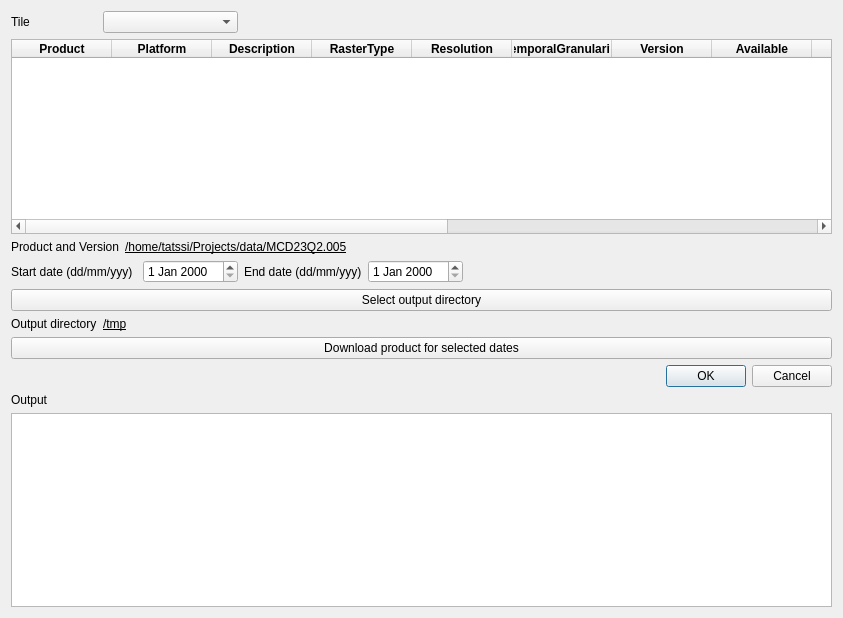
<?xml version="1.0" encoding="UTF-8"?>
<ui version="4.0">
 <class>Downloaders</class>
 <widget class="QDialog" name="Downloaders">
  <property name="geometry">
   <rect>
    <x>0</x>
    <y>0</y>
    <width>843</width>
    <height>618</height>
   </rect>
  </property>
  <property name="windowTitle">
   <string>Downloaders</string>
  </property>
  <layout class="QGridLayout" name="gridLayout">
   <item row="6" column="0">
    <widget class="QLabel" name="label_4">
     <property name="text">
      <string>Output directory</string>
     </property>
    </widget>
   </item>
   <item row="0" column="1" colspan="3">
    <widget class="QComboBox" name="tiles"/>
   </item>
   <item row="9" column="0" colspan="3">
    <widget class="QLabel" name="label_5">
     <property name="text">
      <string>Output</string>
     </property>
    </widget>
   </item>
   <item row="7" column="0" colspan="7">
    <widget class="QPushButton" name="pbDownload">
     <property name="text">
      <string>Download product for selected dates</string>
     </property>
    </widget>
   </item>
   <item row="8" column="6">
    <widget class="QDialogButtonBox" name="buttonBox">
     <property name="orientation">
      <enum>Qt::Horizontal</enum>
     </property>
     <property name="standardButtons">
      <set>QDialogButtonBox::Cancel|QDialogButtonBox::Ok</set>
     </property>
    </widget>
   </item>
   <item row="4" column="4">
    <widget class="QLabel" name="label_3">
     <property name="text">
      <string>End date (dd/mm/yyy)</string>
     </property>
    </widget>
   </item>
   <item row="0" column="0">
    <widget class="QLabel" name="label">
     <property name="text">
      <string>Tile</string>
     </property>
    </widget>
   </item>
   <item row="4" column="0" colspan="3">
    <widget class="QLabel" name="label_2">
     <property name="text">
      <string>Start date (dd/mm/yyy)</string>
     </property>
    </widget>
   </item>
   <item row="2" column="0" colspan="2">
    <widget class="QLabel" name="label_1">
     <property name="text">
      <string>Product and Version</string>
     </property>
    </widget>
   </item>
   <item row="4" column="5">
    <widget class="QDateEdit" name="end_date"/>
   </item>
   <item row="2" column="2" colspan="5">
    <widget class="QLabel" name="lblProductVersion">
     <property name="font">
      <font>
       <underline>true</underline>
      </font>
     </property>
     <property name="text">
      <string>/home/tatssi/Projects/data/MCD23Q2.005</string>
     </property>
    </widget>
   </item>
   <item row="5" column="0" colspan="7">
    <widget class="QPushButton" name="pbOutputDirectory">
     <property name="text">
      <string>Select output directory</string>
     </property>
    </widget>
   </item>
   <item row="4" column="3">
    <widget class="QDateEdit" name="start_date"/>
   </item>
   <item row="6" column="1" colspan="6">
    <widget class="QLabel" name="lblOutputDirectory">
     <property name="font">
      <font>
       <underline>true</underline>
      </font>
     </property>
     <property name="text">
      <string>/tmp</string>
     </property>
    </widget>
   </item>
   <item row="1" column="0" colspan="7">
    <widget class="QTableWidget" name="tvProducts">
     <property name="selectionBehavior">
      <enum>QAbstractItemView::SelectRows</enum>
     </property>
     <column>
      <property name="text">
       <string>Product</string>
      </property>
      <property name="font">
       <font>
        <weight>75</weight>
        <bold>true</bold>
       </font>
      </property>
     </column>
     <column>
      <property name="text">
       <string>Platform</string>
      </property>
      <property name="font">
       <font>
        <weight>75</weight>
        <bold>true</bold>
       </font>
      </property>
     </column>
     <column>
      <property name="text">
       <string>Description</string>
      </property>
      <property name="font">
       <font>
        <weight>75</weight>
        <bold>true</bold>
       </font>
      </property>
     </column>
     <column>
      <property name="text">
       <string>RasterType</string>
      </property>
      <property name="font">
       <font>
        <weight>75</weight>
        <bold>true</bold>
       </font>
      </property>
     </column>
     <column>
      <property name="text">
       <string>Resolution</string>
      </property>
      <property name="font">
       <font>
        <weight>75</weight>
        <bold>true</bold>
       </font>
      </property>
     </column>
     <column>
      <property name="text">
       <string>TemporalGranularity</string>
      </property>
      <property name="font">
       <font>
        <weight>75</weight>
        <bold>true</bold>
       </font>
      </property>
     </column>
     <column>
      <property name="text">
       <string>Version</string>
      </property>
      <property name="font">
       <font>
        <weight>75</weight>
        <bold>true</bold>
       </font>
      </property>
     </column>
     <column>
      <property name="text">
       <string>Available</string>
      </property>
      <property name="font">
       <font>
        <weight>75</weight>
        <bold>true</bold>
       </font>
      </property>
     </column>
     <column>
      <property name="text">
       <string>DocLink</string>
      </property>
      <property name="font">
       <font>
        <weight>75</weight>
        <bold>true</bold>
       </font>
      </property>
     </column>
     <column>
      <property name="text">
       <string>Source</string>
      </property>
      <property name="font">
       <font>
        <weight>75</weight>
        <bold>true</bold>
       </font>
      </property>
     </column>
     <column>
      <property name="text">
       <string>TemporalExtentStart</string>
      </property>
      <property name="font">
       <font>
        <weight>75</weight>
        <bold>true</bold>
       </font>
      </property>
     </column>
     <column>
      <property name="text">
       <string>TemporalExtentEnd</string>
      </property>
      <property name="font">
       <font>
        <weight>75</weight>
        <bold>true</bold>
       </font>
      </property>
     </column>
     <column>
      <property name="text">
       <string>Deleted</string>
      </property>
      <property name="font">
       <font>
        <weight>75</weight>
        <bold>true</bold>
       </font>
      </property>
     </column>
     <column>
      <property name="text">
       <string>DOI</string>
      </property>
      <property name="font">
       <font>
        <weight>75</weight>
        <bold>true</bold>
       </font>
      </property>
     </column>
     <column>
      <property name="text">
       <string>ProductAndVersion</string>
      </property>
      <property name="font">
       <font>
        <weight>75</weight>
        <bold>true</bold>
       </font>
      </property>
     </column>
    </widget>
   </item>
   <item row="10" column="0" colspan="7">
    <widget class="QTextBrowser" name="tbLog"/>
   </item>
  </layout>
 </widget>
 <resources/>
 <connections>
  <connection>
   <sender>buttonBox</sender>
   <signal>accepted()</signal>
   <receiver>Downloaders</receiver>
   <slot>accept()</slot>
   <hints>
    <hint type="sourcelabel">
     <x>248</x>
     <y>254</y>
    </hint>
    <hint type="destinationlabel">
     <x>157</x>
     <y>274</y>
    </hint>
   </hints>
  </connection>
  <connection>
   <sender>buttonBox</sender>
   <signal>rejected()</signal>
   <receiver>Downloaders</receiver>
   <slot>reject()</slot>
   <hints>
    <hint type="sourcelabel">
     <x>316</x>
     <y>260</y>
    </hint>
    <hint type="destinationlabel">
     <x>286</x>
     <y>274</y>
    </hint>
   </hints>
  </connection>
 </connections>
 <designerdata>
  <property name="gridDeltaX">
   <number>10</number>
  </property>
  <property name="gridDeltaY">
   <number>10</number>
  </property>
  <property name="gridSnapX">
   <bool>true</bool>
  </property>
  <property name="gridSnapY">
   <bool>true</bool>
  </property>
  <property name="gridVisible">
   <bool>true</bool>
  </property>
 </designerdata>
</ui>
